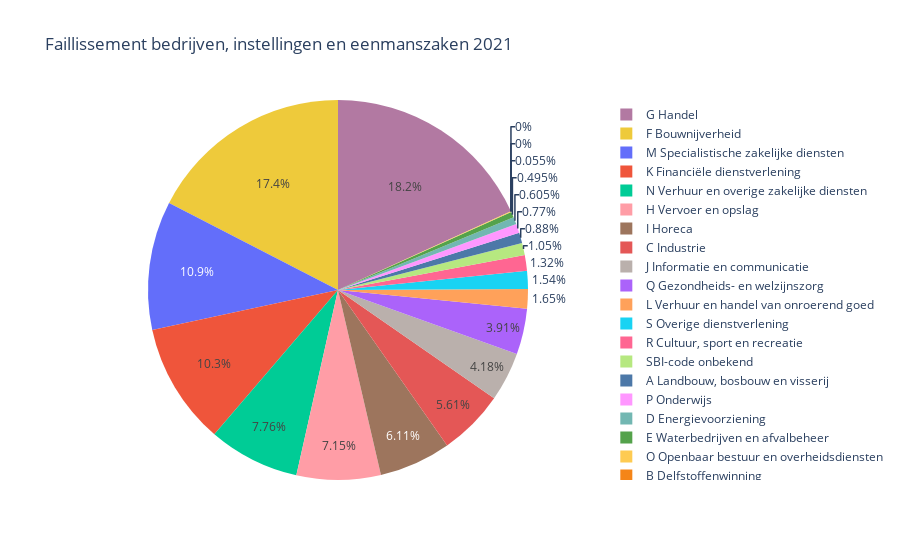

Notebook source saved alongside this figure:
### Code cell
faillissement2021 = pd.read_csv('Faillissementen_bedrijven_en_instellingen2021.csv')
labels = faillissement2021['Type gefailleerde']
values = faillissement2021['Bedrijven, instellingen en eenmanszaken']

fig = go.Figure(data=[go.Pie(labels=labels, values=values
                             , marker_colors=px.colors.qualitative.T10)])
fig.update_layout(
    title='Faillissement bedrijven, instellingen en eenmanszaken 2021',
    height=600
)
fig.show()

### Figure 1 — Plotly figure (JSON) as saved in the notebook; plotly's stock layout.template omitted (floating-point values rounded to 4 significant figures)
{"data": [{"labels": ["A Landbouw, bosbouw en visserij", "B Delfstoffenwinning", "C Industrie", "D Energievoorziening", "E Waterbedrijven en afvalbeheer", "F Bouwnijverheid", "G Handel", "H Vervoer en opslag", "I Horeca", "J Informatie en communicatie", "K Financiële dienstverlening", "L Verhuur en handel van onroerend goed", "M Specialistische zakelijke diensten", "N Verhuur en overige zakelijke diensten", "O Openbaar bestuur en overheidsdiensten", "P Onderwijs", "Q Gezondheids- en welzijnszorg", "R Cultuur, sport en recreatie", "S Overige dienstverlening", "T Huishoudens", "SBI-code onbekend"], "marker": {"colors": ["#4C78A8", "#F58518", "#E45756", "#72B7B2", "#54A24B", "#EECA3B", "#B279A2", "#FF9DA6", "#9D755D", "#BAB0AC"]}, "type": "pie", "values": [16, 0, 102, 11, 9, 317, 331, 130, 111, 76, 188, 30, 199, 141, 1, 14, 71, 24, 28, 0, 19]}], "layout": {"autosize": true, "title": {"text": "Faillissement bedrijven, instellingen en eenmanszaken 2021"}}}
